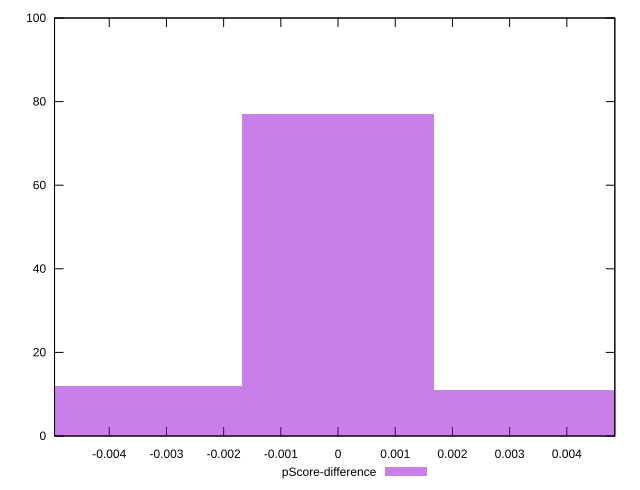

Here is the gnuplot script that generated this plot:
reset

$pScoreDifference <<EOF
0.0033478955646511713 11
-0.0033478955646511713 12
0 77
EOF

set key outside below
set boxwidth 0.0033478955646511713
set xrange [-0.004956666628519679:0.004839166800181149]
set yrange [0:100]
set trange [0:100]
set style fill transparent solid 0.5 noborder
set terminal svg size 640, 490 enhanced background rgb 'white'
set output "report_00017_2021-02-10T15-08-03.406Z/uses-rel-preconnect/samples/pages+cached+noadtech+nomedia/pScore-difference/histogram.svg"

plot $pScoreDifference title "pScore-difference" with boxes

reset
